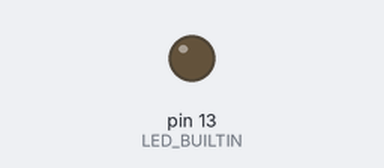
The sketch below on a simulated Arduino Uno, built with avr-gcc and run on an emulated ATmega328P. Shown: output pins drawn as LEDs (lit = HIGH). What the sketch prints to the serial monitor is not drawn.

Above: at 0.1 s.
At 5.1 s:
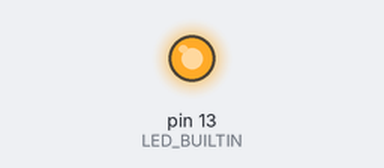
Timing chart, 0 to 6.6 s (numbered marks = the images above):
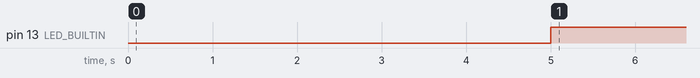

Measured:
- by itself, pin 13 (LED_BUILTIN): LOW → HIGH at 5.0 s

The sketch:

Blink.ino
```cpp
  int timesince;
void setup() {
  // initialize digital pin LED_BUILTIN as an output.
  pinMode(LED_BUILTIN, OUTPUT);
  Serial.begin(9600);
}

// the loop function runs over and over again forever
void loop() {

timesince = millis();
while((millis() - timesince) < (5000));
{
  digitalWrite(LED_BUILTIN, HIGH);
  Serial.println("one");


}

}
```
